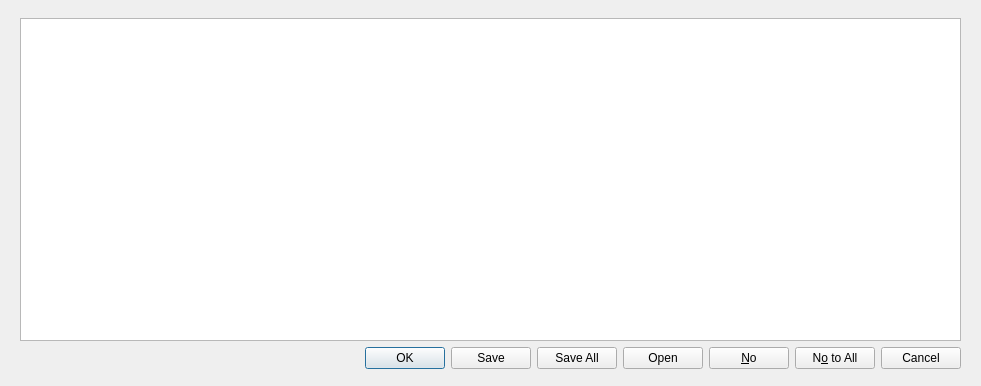
<?xml version="1.0" encoding="UTF-8"?>
<ui version="4.0">
 <class>InfoDialog</class>
 <widget class="QDialog" name="InfoDialog">
  <property name="geometry">
   <rect>
    <x>0</x>
    <y>0</y>
    <width>981</width>
    <height>386</height>
   </rect>
  </property>
  <property name="windowTitle">
   <string>Dialog</string>
  </property>
  <widget class="QWidget" name="">
   <property name="geometry">
    <rect>
     <x>20</x>
     <y>18</y>
     <width>941</width>
     <height>351</height>
    </rect>
   </property>
   <layout class="QVBoxLayout" name="verticalLayout">
    <item>
     <widget class="QTextEdit" name="textEdit"/>
    </item>
    <item>
     <widget class="QDialogButtonBox" name="buttonBox">
      <property name="standardButtons">
       <set>QDialogButtonBox::Cancel|QDialogButtonBox::No|QDialogButtonBox::NoToAll|QDialogButtonBox::Ok|QDialogButtonBox::Open|QDialogButtonBox::Save|QDialogButtonBox::SaveAll</set>
      </property>
     </widget>
    </item>
   </layout>
  </widget>
 </widget>
 <resources/>
 <connections/>
</ui>
